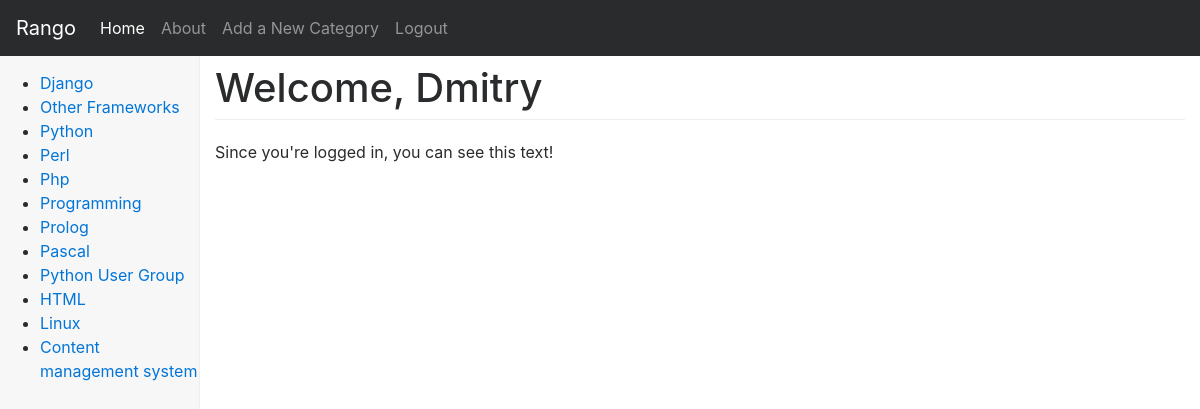
The app's page /rango/restricted/ (signed in), older data.
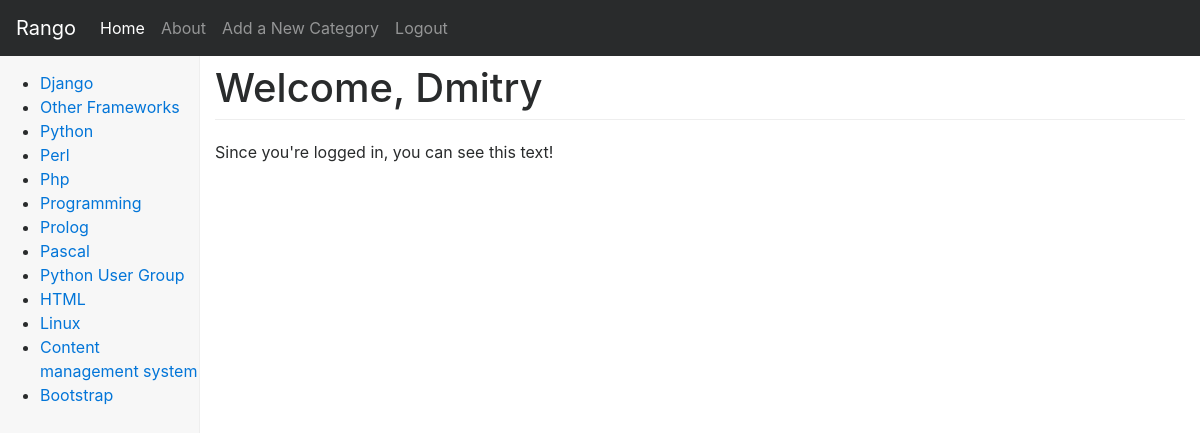
The same page, newer data.
### rango/models.py (models this page shows, shortened)
class Category(models.Model):
    name = models.CharField(max_length=MAX_LENGTH_128, unique=True)
    views = models.PositiveIntegerField(default=0)
    likes = models.PositiveIntegerField(default=0)
    slug = models.SlugField(unique=True)  # blank=True
    class Meta:
        verbose_name_plural = "Categories"

### rango/views.py (the view)
@login_required
def restricted(request):
    return render(request, 'rango/restricted.html', {})

### rango/templatetags/rango_template_tags.py (called while the page is built)
@register.inclusion_tag('rango/cats.html')
def get_category_list(cat=None):
    return {'cats': Category.objects.all(),
            'act_cat': cat}

### templates/rango/restricted.html (shortened to what this page needs)
{% extends "rango/base.html" %}
{% load staticfiles %}
{% block body_block %}
    <h1>Welcome, {{ user.username }}</h1>
    <p>Since you're logged in, you can see this text!</p>
{% endblock body_block %}

### templates/rango/cats.html
<ul>
    {% if cats %}
        {% for c in cats %}
            {% if c == act_cat %}
                <li>
                    <strong>
                        <a href="{% url 'rango:show_category' c.slug %}">{{ c.name }}</a>
                    </strong>
                </li>
            {% else %}
                <li>
                    <a href="{% url 'rango:show_category' c.slug %}">{{ c.name }}</a>
                </li>
            {% endif %}
        {% endfor %}
    {% else %}
        <li><strong>There are no categories present.</strong></li>
    {% endif %}
</ul>

Row changes from the older to the newer data that the page shows:
added Category: name "Bootstrap"
